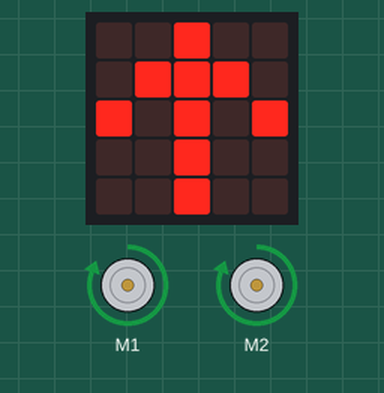
Bench run of a program on a simulated BBC micro:bit (MakeCode). On the bench: 2 × DC motor (green arrow = forward, orange = backward, longer = faster), the board's 5×5 LED display.

Above: at 0.1 s.
At 1.5 s:
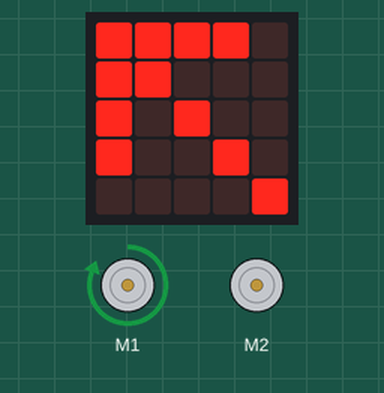
At 2.9 s:
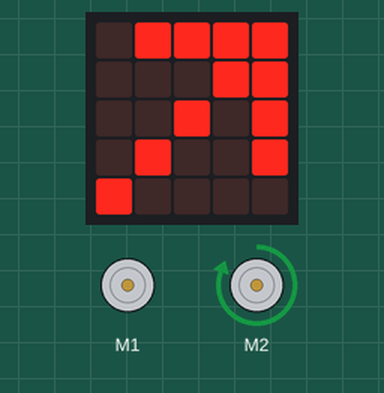
At 5.7 s:
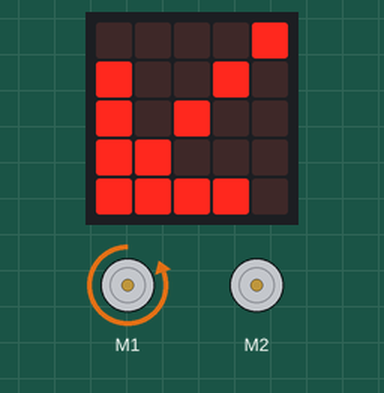
Timing chart, 0 to 40.0 s (numbered marks = the images above):
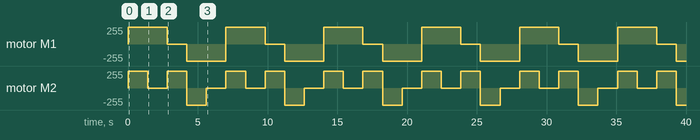

Measured:
- by itself, motor M1: repeats every 7.0 s: stopped 1.4 s, backward 255/255 2.8 s, forward 255/255 2.8 s
- by itself, motor M2: repeats every 7.0 s: stopped 1.4 s, forward 255/255 1.4 s, backward 255/255 1.4 s, stopped 1.4 s, forward 255/255 1.4 s
- what the display in image 1 shows lasts 1.4 s, from 1.4 s to 2.8 s

The program:

main.ts
```typescript
basic.forever(function () {
    maqueen.motorRun(maqueen.Motors.All, maqueen.Dir.CW, 255)
    basic.showLeds(`
        . . # . .
        . # # # .
        # . # . #
        . . # . .
        . . # . .
        `)
    basic.pause(1000)
    maqueen.motorRun(maqueen.Motors.M1, maqueen.Dir.CW, 255)
    maqueen.motorRun(maqueen.Motors.M2, maqueen.Dir.CW, 0)
    basic.showLeds(`
        # # # # .
        # # . . .
        # . # . .
        # . . # .
        . . . . #
        `)
    basic.pause(1000)
    maqueen.motorRun(maqueen.Motors.M1, maqueen.Dir.CW, 0)
    maqueen.motorRun(maqueen.Motors.M2, maqueen.Dir.CW, 255)
    basic.showLeds(`
        . # # # #
        . . . # #
        . . # . #
        . # . . #
        # . . . .
        `)
    basic.pause(1000)
    maqueen.motorRun(maqueen.Motors.All, maqueen.Dir.CCW, 255)
    basic.showLeds(`
        . . # . .
        . . # . .
        # . # . #
        . # # # .
        . . # . .
        `)
    basic.pause(1000)
    maqueen.motorRun(maqueen.Motors.M1, maqueen.Dir.CCW, 255)
    maqueen.motorRun(maqueen.Motors.M2, maqueen.Dir.CCW, 0)
    basic.showLeds(`
        . . . . #
        # . . # .
        # . # . .
        # # . . .
        # # # # .
        `)
    basic.pause(1000)
})
```

test.ts
```typescript
// les tests vont ici ; cela ne sera pas compilé si ce paquet est utilisé en tant qu'extension.
```
